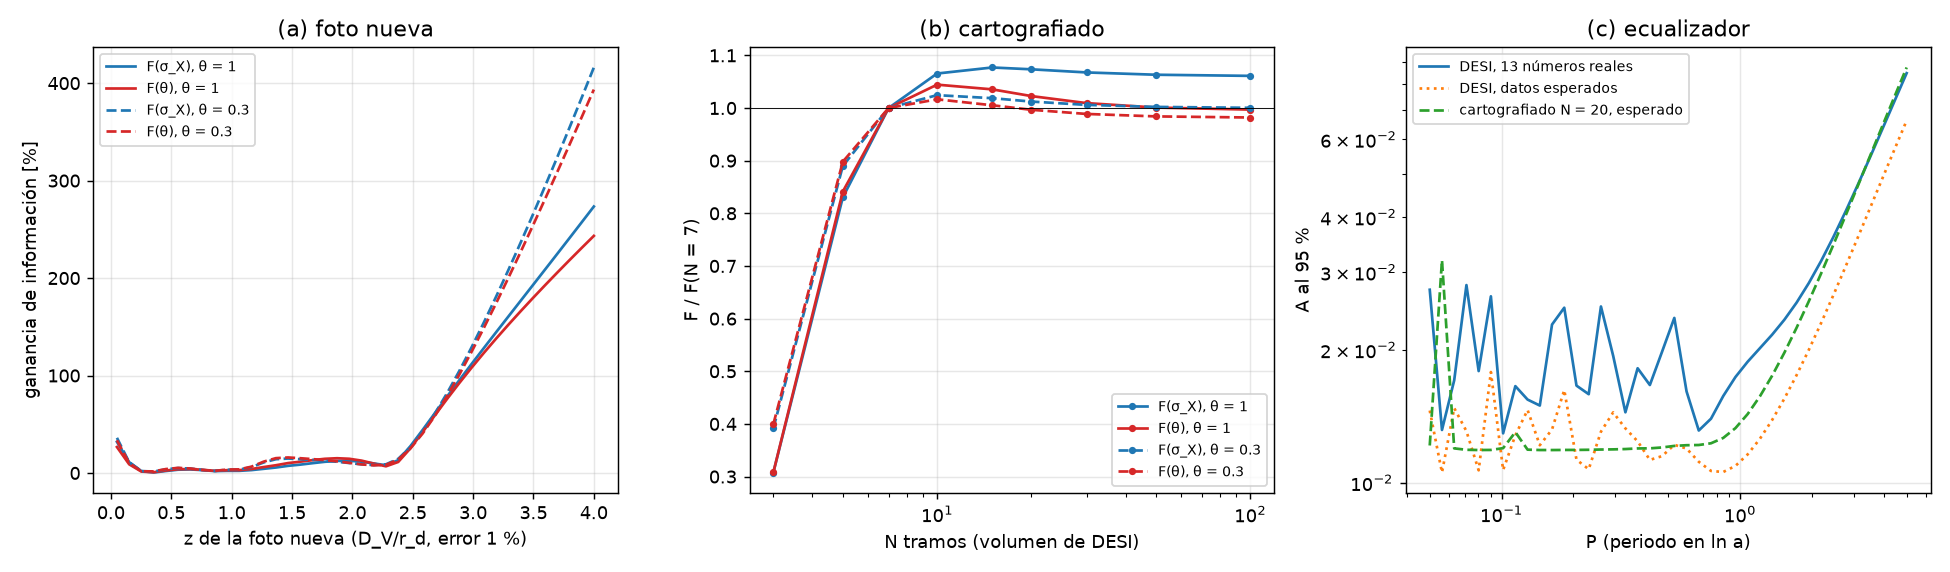

Write the Python code that produced this figure.
#!/usr/bin/env python3
"""
Exploration only (FISHER_DISENO.md): where to put the next snapshot, by Fisher information on (sigma_X, theta).

Data model, as in perfil_13.py: rows (z, type) in alpha units, alpha = obs / pred(DESI DR2 best-fit flat LCDM: Omega_m,f =
0.29740, h r_d,f = 101.538 Mpc), covariance C (official 13x13 rescaled), residual delta alpha_i = S_i X(z_i) with S by type,
OU kernel K_ij = S_i S_j sigma_X^2 exp(-theta |x_i - x_j|), x = ln(1 + z). Background (Omega_m, h r_d) marginalised with a flat
prior through the linear templates T = [d alpha/d Omega_m, alpha] at the reference: the marginal likelihood has the projected
precision W = S^-1 - S^-1 T (T' S^-1 T)^-1 T' S^-1 (Sigma = C + K), and the Fisher matrix of the kernel parameters is
F_ab = 1/2 tr(W dSigma/da W dSigma/db), a, b in (sigma_X, theta), evaluated at sigma_X = 1.5e-2 and theta in {1, 0.3}.
"F(sigma_X)" and "F(theta)" below are the marginal informations 1/(F^-1)_aa (the other parameter marginalised); the diagonal
elements are also saved.
(a) New snapshot: one extra D_V/r_d with 1% error, uncorrelated, at z in 40 points of [0.05, 4]; relative gain F_new/F_13 - 1.
(b) Survey: DESI's total volume in N equal bins in ln(1 + z) between z = 0.1 and 2.3; each bin gives D_M/r_d and D_H/r_d with
    fractional errors eps_M sqrt(N/7), eps_H sqrt(N/7) and the mean DESI D_M-D_H correlation, eps_M, eps_H = mean fractional
    errors of DESI's six anisotropic bins (so N = 7 reproduces DESI's mean errors); N in {3, 5, 7, 10, 15, 20, 30, 50, 100}.
(c) Equaliser: harmonic residual X = A sin(2 pi ln a / P + phi), ln a = -x; delta alpha_i = S_i X_i; 95% bound on A versus P in
    40 log points of [0.05, 5], phase phi marginalised numerically (uniform, 180 points) and background marginalised (W with
    Sigma = C, no OU kernel); bound = upper crossing of Delta lnL = -1.92 from the maximum over A in [0, 1] (the convention of
    FONDO.md); "sin cota" if no crossing up to A = 1. With the real 13 DESI numbers, with the expected DESI data (alpha = 1),
    and with the expected data of the N = 20 survey of (b).

Writes analisis_cmb/fondo/fisher_diseno.{json,txt,png}; nothing in results/, figures/ or papers.
"""

from __future__ import annotations

import json
import sys
from pathlib import Path

import numpy as np
from scipy.optimize import brentq

HERE = Path(__file__).resolve().parent
sys.path.insert(0, str(HERE))
import perfil_13 as P13  # noqa: E402
import perfil_fondo as PF  # noqa: E402
from desi_dr2_data import load_gaussian_bao_vector  # noqa: E402

OM_F, HRD_F, C_KMS = PF.OM_F, PF.HRD_F, 299792.458
SIGMA_FID, THETAS = 1.5e-2, (1.0, 0.3)
Z_NEW = np.linspace(0.05, 4.0, 40)
NS = (3, 5, 7, 10, 15, 20, 30, 50, 100)
PERIODS = np.geomspace(0.05, 5.0, 40)
PHI = np.linspace(0, 2 * np.pi, 180, endpoint=False)
A_GRID = np.linspace(0, 1, 4001)
THR = -1.92


class Config:
    def __init__(self, z, kinds, cov, alpha=None):
        self.z, self.kinds, self.cov = np.asarray(z, float), list(kinds), np.asarray(cov, float)
        self.x = np.log1p(self.z)
        self.dx = np.abs(self.x[:, None] - self.x[None, :])
        self.S = np.array([P13.s_type(k, zz) for k, zz in zip(self.kinds, self.z)])
        e = 1e-4
        f0 = np.array([P13.dhat(k, OM_F, zz) for k, zz in zip(self.kinds, self.z)])
        df = np.array([(P13.dhat(k, OM_F + e, zz) - P13.dhat(k, OM_F - e, zz)) / (2 * e) for k, zz in zip(self.kinds, self.z)]) / f0
        self.T = np.column_stack([df, np.ones(len(self.z))])
        self.r0 = np.zeros(len(self.z)) if alpha is None else np.asarray(alpha, float) - 1.0

    @staticmethod
    def W(sigma_mat, T):
        Si = np.linalg.inv(sigma_mat)
        A = Si @ T
        return Si - A @ np.linalg.solve(T.T @ A, A.T)

    def fisher(self, sigma, theta):
        E = np.exp(-theta * self.dx)
        SS = np.outer(self.S, self.S)
        Sig = self.cov + SS * sigma**2 * E
        dS, dT = 2 * sigma * SS * E, -(sigma**2) * SS * E * self.dx
        W = self.W(Sig, self.T)
        a, b = W @ dS, W @ dT
        F = 0.5 * np.array([[np.trace(a @ a), np.trace(a @ b)], [np.trace(b @ a), np.trace(b @ b)]])
        Fi = np.linalg.inv(F)
        return {"F_ss": F[0, 0], "F_tt": F[1, 1], "F_st": F[0, 1], "Fm_s": 1 / Fi[0, 0], "Fm_t": 1 / Fi[1, 1],
                "corr": F[0, 1] / np.sqrt(F[0, 0] * F[1, 1])}

    def harmonic_bound(self, P):
        """95% bound on A for X = A sin(-2 pi x / P + phi), phi and background marginalised."""
        W0 = self.W(self.cov, self.T)
        U = self.S[None, :] * np.sin(-2 * np.pi * self.x[None, :] / P + PHI[:, None])  # n_phi x n
        # chi2(A, phi) = (r0 - A u)' W0 (r0 - A u) = c0 - 2 A c1(phi) + A^2 c2(phi)
        c0 = self.r0 @ W0 @ self.r0
        c1 = U @ (W0 @ self.r0)
        c2 = np.einsum("pi,ij,pj->p", U, W0, U)
        lnL = lambda A: -0.5 * c0 + np.log(np.maximum(np.mean(np.exp(A * c1 - 0.5 * A * A * c2)), 1e-300))
        ll = np.array([lnL(A) for A in A_GRID])
        j = int(np.argmax(ll))
        rel = ll - ll[j]
        k = np.nonzero((rel < THR) & (np.arange(len(A_GRID)) > j))[0]
        if len(k) == 0:
            return None, float(A_GRID[j])
        k = int(k[0])
        return float(brentq(lambda A: lnL(A) - ll[j] - THR, A_GRID[k - 1], A_GRID[k], xtol=1e-9)), float(A_GRID[j])


def desi_config() -> tuple[Config, dict]:
    g = load_gaussian_bao_vector()
    kinds = [lab[:2] for lab in g["labels"]]
    z = np.asarray(g["z_rows"], float)
    pred = np.array([C_KMS / (100 * HRD_F) * P13.dhat(k, OM_F, zz) for k, zz in zip(kinds, z)])
    cov = g["cov"] / np.outer(pred, pred)
    alpha = g["mean"] / pred
    err = np.sqrt(np.diag(cov))
    iM = [i for i, k in enumerate(kinds) if k == "DM"]
    iH = [i for i, k in enumerate(kinds) if k == "DH"]
    rho = []
    for i in iM:
        j = [jj for jj in iH if z[jj] == z[i]][0]
        rho.append(cov[i, j] / (err[i] * err[j]))
    info = {"eps_M": float(err[iM].mean()), "eps_H": float(err[iH].mean()), "rho_MH": float(np.mean(rho))}
    return Config(z, kinds, cov, alpha), info


def survey_config(N: int, info: dict) -> Config:
    edges = np.linspace(np.log1p(0.1), np.log1p(2.3), N + 1)
    zc = np.expm1(0.5 * (edges[:-1] + edges[1:]))
    z, kinds = np.repeat(zc, 2), ["DM", "DH"] * N
    eM, eH = info["eps_M"] * np.sqrt(N / 7), info["eps_H"] * np.sqrt(N / 7)
    cov = np.zeros((2 * N, 2 * N))
    for i in range(N):
        cov[2 * i, 2 * i], cov[2 * i + 1, 2 * i + 1] = eM**2, eH**2
        cov[2 * i, 2 * i + 1] = cov[2 * i + 1, 2 * i] = info["rho_MH"] * eM * eH
    return Config(z, kinds, cov)


def main() -> None:
    D, info = desi_config()
    base = {f"theta_{th:g}": D.fisher(SIGMA_FID, th) for th in THETAS}
    # (a) new snapshot
    a = {}
    for th in THETAS:
        gs, gt, cs, ct = [], [], [], []
        for zn in Z_NEW:
            Cn = np.zeros((14, 14))
            Cn[:13, :13], Cn[13, 13] = D.cov, 1e-4
            cfg = Config(np.append(D.z, zn), D.kinds + ["DV"], Cn)
            f = cfg.fisher(SIGMA_FID, th)
            gs.append(f["Fm_s"] / base[f"theta_{th:g}"]["Fm_s"] - 1)
            gt.append(f["Fm_t"] / base[f"theta_{th:g}"]["Fm_t"] - 1)
            cs.append(f["F_ss"] / base[f"theta_{th:g}"]["F_ss"] - 1)
            ct.append(f["F_tt"] / base[f"theta_{th:g}"]["F_tt"] - 1)
        gs, gt = np.array(gs), np.array(gt)
        a[f"theta_{th:g}"] = {"gain_sigma": gs.tolist(), "gain_theta": gt.tolist(),
                              "gain_sigma_conditional": cs, "gain_theta_conditional": ct,
                              "gain_at_z2_sigma": float(np.interp(2.0, Z_NEW, gs)), "gain_at_z2_theta": float(np.interp(2.0, Z_NEW, gt)),
                              "z_opt_sigma": float(Z_NEW[int(np.argmax(gs))]), "z_opt_theta": float(Z_NEW[int(np.argmax(gt))]),
                              "gain_max_sigma": float(gs.max()), "gain_max_theta": float(gt.max())}
    # (b) survey
    b = {}
    for th in THETAS + (3.0, 10.0):
        fs, ft, cs, ct = [], [], [], []
        for N in NS:
            f = survey_config(N, info).fisher(SIGMA_FID, th)
            fs.append(f["Fm_s"]), ft.append(f["Fm_t"]), cs.append(f["F_ss"]), ct.append(f["F_tt"])
        fs, ft, cs, ct = np.array(fs), np.array(ft), np.array(cs), np.array(ct)
        n90 = int(NS[int(np.nonzero(ft >= 0.9 * ft.max())[0][0])])
        if th not in THETAS:
            base[f"theta_{th:g}"] = D.fisher(SIGMA_FID, th)
        b[f"theta_{th:g}"] = {"F_sigma": fs.tolist(), "F_theta": ft.tolist(), "N_90_theta": n90, "extra": th not in THETAS,
                              "F_sigma_cond_rel_N7": (cs / cs[NS.index(7)]).tolist(), "F_theta_cond_rel_N7": (ct / ct[NS.index(7)]).tolist(),
                              "F_sigma_rel_N7": (fs / fs[NS.index(7)]).tolist(), "F_theta_rel_N7": (ft / ft[NS.index(7)]).tolist(),
                              "desi13_F_sigma": base[f"theta_{th:g}"]["Fm_s"], "desi13_F_theta": base[f"theta_{th:g}"]["Fm_t"]}
    # (c) equaliser
    D_exp = Config(D.z, D.kinds, D.cov)
    S20 = survey_config(20, info)
    c = {}
    for name, cfg in (("desi_real", D), ("desi_expected", D_exp), ("survey_N20", S20)):
        bounds, amax = zip(*(cfg.harmonic_bound(P) for P in PERIODS))
        bl = [bb if bb is not None else None for bb in bounds]
        vals = np.array([bb if bb is not None else np.nan for bb in bounds])
        c[name] = {"A_95": bl, "A_at_max": list(amax), "P_best": float(PERIODS[int(np.nanargmin(vals))]),
                   "A_95_best": float(np.nanmin(vals)), "n_sin_cota": int(np.sum(np.isnan(vals)))}
    out = {"reference": {"Omega_m": OM_F, "h_rd_Mpc": HRD_F}, "sigma_fid": SIGMA_FID, "thetas": THETAS,
           "desi_errors": info, "fisher_desi13": base, "z_new": Z_NEW.tolist(), "a_new_snapshot": a, "N": NS, "b_survey": b,
           "periods": PERIODS.tolist(), "c_equaliser": c}
    (HERE / "fisher_diseno.json").write_text(json.dumps(out, indent=1), encoding="utf-8")

    # figure
    import matplotlib
    matplotlib.use("Agg")
    import matplotlib.pyplot as plt
    fig, ax = plt.subplots(1, 3, figsize=(15, 4.4))
    for th, ls in zip(THETAS, ("-", "--")):
        k = f"theta_{th:g}"
        ax[0].plot(Z_NEW, 100 * np.array(a[k]["gain_sigma"]), ls, color="C0", label=f"F(σ_X), θ = {th:g}")
        ax[0].plot(Z_NEW, 100 * np.array(a[k]["gain_theta"]), ls, color="C3", label=f"F(θ), θ = {th:g}")
        ax[1].plot(NS, b[k]["F_sigma_rel_N7"], ls, color="C0", marker="o", ms=3, label=f"F(σ_X), θ = {th:g}")
        ax[1].plot(NS, b[k]["F_theta_rel_N7"], ls, color="C3", marker="o", ms=3, label=f"F(θ), θ = {th:g}")
    ax[0].set(xlabel="z de la foto nueva (D_V/r_d, error 1 %)", ylabel="ganancia de información [%]", title="(a) foto nueva")
    ax[1].set(xscale="log", xlabel="N tramos (volumen de DESI)", ylabel="F / F(N = 7)", title="(b) cartografiado")
    ax[1].axhline(1, color="k", lw=0.5)
    for name, lab, st in (("desi_real", "DESI, 13 números reales", "-"), ("desi_expected", "DESI, datos esperados", ":"),
                          ("survey_N20", "cartografiado N = 20, esperado", "--")):
        v = np.array([x if x is not None else np.nan for x in c[name]["A_95"]])
        ax[2].plot(PERIODS, v, st, label=lab)
    ax[2].set(xscale="log", yscale="log", xlabel="P (periodo en ln a)", ylabel="A al 95 %", title="(c) ecualizador")
    for aa in ax:
        aa.legend(fontsize=8), aa.grid(alpha=0.3)
    fig.tight_layout()
    fig.savefig(HERE / "fisher_diseno.png", dpi=130)

    lines = [f"Fisher en sigma_X = {SIGMA_FID}, fondo marginalizado; F = informacion marginal 1/(F^-1)_aa",
             f"errores medios DESI: eps_M = {info['eps_M']:.4f}, eps_H = {info['eps_H']:.4f}, rho_MH = {info['rho_MH']:.3f}"]
    for th in THETAS:
        k = f"theta_{th:g}"
        f = base[k]
        lines += [f"theta = {th:g}: DESI 13: F(sigma) = {f['Fm_s']:.4g} (1/sqrt = {1/np.sqrt(f['Fm_s']):.4f}), F(theta) = {f['Fm_t']:.4g} "
                  f"(1/sqrt = {1/np.sqrt(f['Fm_t']):.3f}), corr = {f['corr']:+.3f}",
                  f"  (a) z optimo: sigma {a[k]['z_opt_sigma']:.2f} (+{100*a[k]['gain_max_sigma']:.1f} %), theta {a[k]['z_opt_theta']:.2f} "
                  f"(+{100*a[k]['gain_max_theta']:.1f} %)",
                  f"      ganancia en z = 2: sigma +{100*a[k]['gain_at_z2_sigma']:.0f} %, theta +{100*a[k]['gain_at_z2_theta']:.0f} %; "
                  f"condicional (diagonal) max: sigma +{100*max(a[k]['gain_sigma_conditional']):.0f} %, theta +{100*max(a[k]['gain_theta_conditional']):.0f} %",
                  "  (b) N: " + " ".join(f"{N:>6d}" for N in NS),
                  "      F(sigma)/F7: " + " ".join(f"{v:6.3f}" for v in b[k]["F_sigma_rel_N7"]),
                  "      F(theta)/F7: " + " ".join(f"{v:6.3f}" for v in b[k]["F_theta_rel_N7"]) + f"   N_90 = {b[k]['N_90_theta']}",
                  "      cond. F_tt/F7: " + " ".join(f"{v:6.3f}" for v in b[k]["F_theta_cond_rel_N7"])]
    for th in (3.0, 10.0):
        k = f"theta_{th:g}"
        lines += [f"  (b) extra theta = {th:g}: F(theta)/F7: " + " ".join(f"{v:6.3f}" for v in b[k]["F_theta_rel_N7"]) + f"   N_90 = {b[k]['N_90_theta']}",
                  f"      F(sigma)/F7: " + " ".join(f"{v:6.3f}" for v in b[k]["F_sigma_rel_N7"])]
    for name in ("desi_real", "desi_expected", "survey_N20"):
        lines.append(f"  (c) {name}: mejor P = {c[name]['P_best']:.3f}, A_95 = {c[name]['A_95_best']:.4f}, sin cota en {c[name]['n_sin_cota']} P")
        lines.append("      P:    " + " ".join(f"{P:7.3f}" for P in PERIODS))
        lines.append("      A_95: " + " ".join(f"{v:7.4f}" if v is not None else "   ----" for v in c[name]["A_95"]))
    (HERE / "fisher_diseno.txt").write_text("\n".join(lines) + "\n", encoding="utf-8")
    print("\n".join(lines))


if __name__ == "__main__":
    main()
